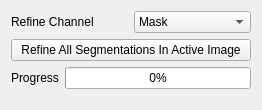
      <widget class="QWidget" name="page_2">
       <property name="geometry">
        <rect>
         <x>0</x>
         <y>0</y>
         <width>262</width>
         <height>110</height>
        </rect>
       </property>
       <attribute name="label">
        <string>Refine Settings (ColiCoords)</string>
       </attribute>
       <layout class="QVBoxLayout" name="verticalLayout_29">
        <item>
         <layout class="QGridLayout" name="gridLayout_12">
          <item row="0" column="0">
           <widget class="QLabel" name="label_53">
            <property name="text">
             <string>Refine Channel</string>
            </property>
           </widget>
          </item>
          <item row="0" column="1">
           <widget class="QComboBox" name="refine_channel">
            <item>
             <property name="text">
              <string>Mask</string>
             </property>
            </item>
           </widget>
          </item>
         </layout>
        </item>
        <item>
         <widget class="QPushButton" name="refine_all">
          <property name="text">
           <string>Refine All Segmentations In Active Image</string>
          </property>
         </widget>
        </item>
        <item>
         <layout class="QFormLayout" name="formLayout">
          <item row="0" column="0">
           <widget class="QLabel" name="label_17">
            <property name="text">
             <string>Progress</string>
            </property>
           </widget>
          </item>
          <item row="0" column="1">
           <widget class="QProgressBar" name="modify_progressbar">
            <property name="value">
             <number>0</number>
            </property>
            <property name="textVisible">
             <bool>true</bool>
            </property>
           </widget>
          </item>
         </layout>
        </item>
        <item>
         <spacer name="verticalSpacer_27">
          <property name="orientation">
           <enum>Qt::Vertical</enum>
          </property>
          <property name="sizeHint" stdset="0">
           <size>
            <width>20</width>
            <height>40</height>
           </size>
          </property>
         </spacer>
        </item>
       </layout>
      </widget>
